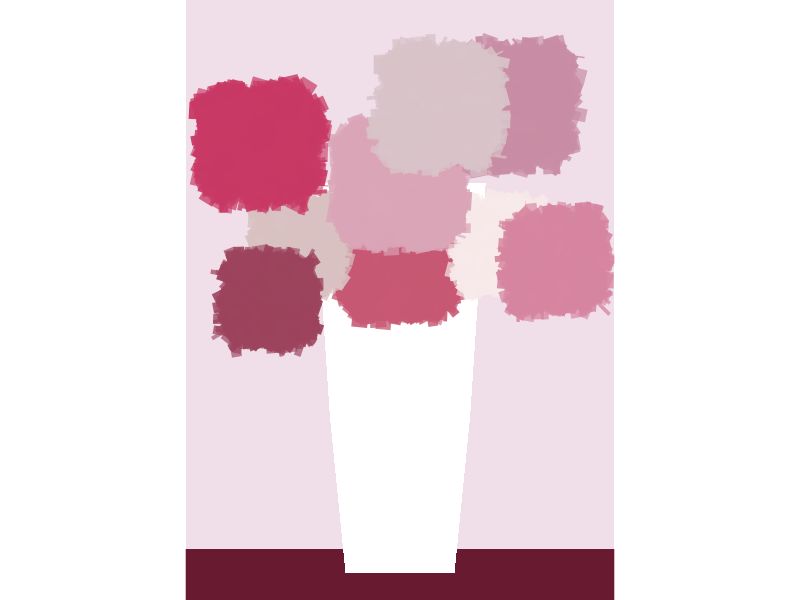

Write R code to recreate this figure.
library(ggplot2)
library(tibble)
library(dplyr)

# Function: Generate polar art data + map shade values to specific color codes
# Returns dataframe with pre-computed color values for each data point

polar_art_data_with_colors <- function(seed, n, palette_colors) {
  set.seed(seed)
  
  dat <- tibble(
    x0 = runif(n),          # Random x-coordinate for segment start (0-1)
    y0 = runif(n),          # Random y-coordinate for segment start (0-1)
    x1 = pmin(pmax(x0 + runif(n, min = -.2, max = .2), 0), 1),  # Segment end x (constrained to 0-1)
    y1 = pmin(pmax(y0 + runif(n, min = -.2, max = .2), 0), 1),  # Segment end y (constrained to 0-1)
    shade = runif(n),       # Random shade value (0-1) for color mapping
    width = runif(n, min = 0.2, max = 1),  # Random segment width (0.2-1)
    alpha_val = runif(n, min = 0.6, max = 0.95),  # Random transparency (0.6-0.95)
    direction = sample(c("group1", "group2", "group3"), n, replace = TRUE)  # Random direction group
  ) %>%
    mutate(
      # Add small random offset to x1 based on direction group
      x1 = case_when(
        direction == "group1" ~ x1 + rnorm(n, 0, 0.008),
        direction == "group2" ~ x1 - rnorm(n, 0, 0.008),
        TRUE ~ x1
      ),
      # Add small random offset to y1 based on direction group
      y1 = case_when(
        direction == "group1" ~ y1 + rnorm(n, 0, 0.008),
        direction == "group2" ~ y1 - rnorm(n, 0, 0.008),
        TRUE ~ y1
      )
    )
  
  # Critical: Map 0-1 shade values to provided color palette (single color per palette entry)
  n_colors <- length(palette_colors)
  
  # Split shade range (0-1) into bins matching palette length, get bin indices
  color_indices <- as.integer(cut(dat$shade, 
                                  breaks = seq(0, 1, length.out = n_colors + 1),
                                  include.lowest = TRUE))
  
  # Sanitize indices to prevent out-of-bounds errors (force 1 to n_colors)
  color_indices <- pmin(pmax(color_indices, 1), n_colors)
  
  # Assign final color code to each data point
  dat$color_value <- palette_colors[color_indices]
  
  return(dat)
}

# Main function: Create square short vase with 9 flowers (each with unique single color)
# Fixed version - corrects color mapping logic and vase coordinates
square_vase_colorful_fixed <- function() {
  
  # Define 18 color codes (stored as list - NOTE: only first 9 entries are used for 9 flowers)
  # Each list entry = single color code for one flower
  palettes <- list(
    "#c75873","#D9C1C1","#F7E9E9",
    "#d685a0","#9c435d","#daa5b7",
    "#c83965","#c88da4","#d8c3c9",
    "#e0bcd0","#681a30","#efd6e8",
    "#d685a0","#c88da4","#d8c3c9",
    "#93031a","#ce9bc1","#c83965")
  
  # ========== 1. Define square vase coordinates (7 vertices for closed shape) ==========
  square_vase <- data.frame(
    x = c(1.8, 1.6, 1.4, 3.6, 3.4, 3.2, 1.8),  # Vase x-coordinates (left to right to close)
    y = c(0.0, 2.0, 5.0, 5.0, 2.0, 0.0, 0.0)   # Vase y-coordinates (bottom to top to bottom)
  )
  
  # ========== 2. Generate 9 flowers (each with unique position/size/color) ==========
  flowers_data <- list()  # Empty list to store each flower's data
  
  # Configuration for 9 flowers: seed/n/palette/x/y/scale/width multiplier
  # Each flower uses ONE color from the palettes list (palettes[[1]] to palettes[[9]])
  flower_configs <- list(
    list(seed = 101, n = 2000, palette = palettes[[1]], x = 2.5, y = 4.0, scale = 1.2, width_mult = 4),
    list(seed = 102, n = 1000, palette = palettes[[2]], x = 1.2, y = 4.2, scale = 1.0, width_mult = 3.5),
    list(seed = 103, n = 800, palette = palettes[[3]], x = 3.8, y = 4.2, scale = 1.0, width_mult = 3.5),
    list(seed = 104, n = 900, palette = palettes[[4]], x = 4.5, y = 4.0, scale = 1.1, width_mult = 3.5),
    list(seed = 105, n = 1000, palette = palettes[[5]], x = 0.8, y = 3.5, scale = 1.0, width_mult = 3.5),
    list(seed = 106, n = 3000, palette = palettes[[6]], x = 2.5, y = 5.0, scale = 1.3, width_mult = 4),
    list(seed = 107, n = 1000, palette = palettes[[7]], x = 0.7, y = 5.5, scale = 1.3, width_mult = 4),
    list(seed = 108, n = 1000, palette = palettes[[8]], x = 4.0, y = 6.0, scale = 1.3, width_mult = 4),
    list(seed = 109, n = 1000, palette = palettes[[9]], x = 3.0, y = 6.0, scale = 1.3, width_mult = 4)
  )
  
  # Loop through configurations to generate each flower's data
  for (i in seq_along(flower_configs)) {
    config <- flower_configs[[i]]
    
    # Generate flower data with pre-computed color values
    flower_data <- polar_art_data_with_colors(
      seed = config$seed,
      n = config$n,
      palette_colors = config$palette  # Pass SINGLE color code (not multi-color palette)
    ) %>%
      mutate(
        # Scale/position flower coordinates to vase layout
        x0 = config$x + (x0 - 0.5) * config$scale,
        y0 = config$y + (y0 - 0.5) * config$scale,
        x1 = config$x + (x1 - 0.5) * config$scale,
        y1 = config$y + (y1 - 0.5) * config$scale,
        # Scale segment width for flower size variation
        width = width * config$width_mult,
        # Assign unique ID to each flower
        flower_id = i
      )
    
    flowers_data[[i]] <- flower_data  # Add to flowers list
  }
  
  # Combine all flower dataframes into one
  all_flowers <- bind_rows(flowers_data)
  
  # ========== 3. Create final plot ==========
  ggplot() +
    # Background rectangle (large negative/positive bounds to cover entire plot area)
    annotate("rect", xmin = 1000, xmax = -1000, ymin = -100, ymax = 0.3,
             fill = "#681a30", alpha = 1) +
    
    # Draw square vase (white fill)
    geom_polygon(data = square_vase, aes(x, y), fill = "white") +
    
    # Draw all flowers using pre-computed color values
    geom_segment(data = all_flowers,
                 aes(x = x0, y = y0, xend = x1, yend = y1,
                     colour = color_value,  # Use pre-assigned color codes (not gradient)
                     linewidth = width, 
                     alpha = alpha_val),
                 show.legend = FALSE) +
    
    # Critical: Use identity scale to render exact color codes (no color transformation)
    scale_colour_identity() +
    # Scale line width range for visible flower size variation
    scale_linewidth(range = c(1, 15)) +
    # Use exact alpha values (no transformation)
    scale_alpha_identity() +
    
    # Fix plot dimensions (square aspect ratio) and visible range
    coord_fixed(xlim = c(0, 5), ylim = c(0, 7)) +
    # Remove default plot elements (axes, grid, etc.)
    theme_void() +
    # Set plot background color (light pink)
    theme(
      panel.background = element_rect(fill = "#f0dee9", colour = NA),
      plot.background = element_rect(fill = "#f0dee9", colour = NA)
    )
}

# Save plot to file (high resolution for printing)
ggsave(
  filename = "square_vase_more_flowers.png",  # Output filename (change to .jpg if needed)
  plot = square_vase_colorful_fixed(),        # Plot object to save
  width = 3,                                  # Image width (inches)
  height = 4,                                 # Image height (inches)
  dpi = 300,                                  # Resolution (300 dpi = print quality)
  bg = "transparent"                          # Transparent background (avoids white borders)
)
